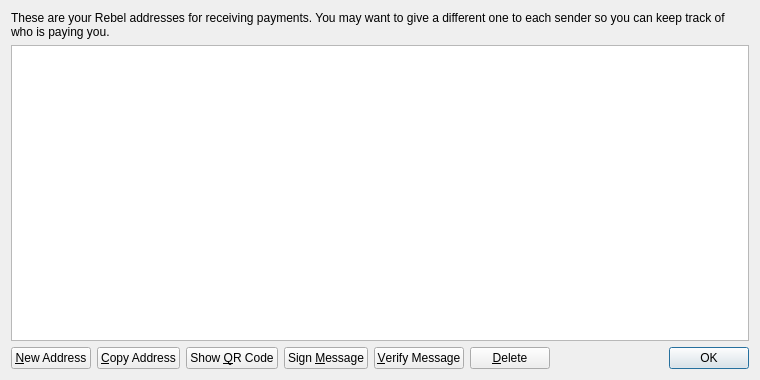
<?xml version="1.0" encoding="UTF-8"?>
<ui version="4.0">
 <class>AddressBookPage</class>
 <widget class="QWidget" name="AddressBookPage">
  <property name="geometry">
   <rect>
    <x>0</x>
    <y>0</y>
    <width>760</width>
    <height>380</height>
   </rect>
  </property>
  <property name="windowTitle">
   <string>Address Book</string>
  </property>
  <layout class="QVBoxLayout" name="verticalLayout">
   <item>
    <widget class="QLabel" name="labelExplanation">
     <property name="text">
      <string>These are your Rebel addresses for receiving payments. You may want to give a different one to each sender so you can keep track of who is paying you.</string>
     </property>
     <property name="textFormat">
      <enum>Qt::PlainText</enum>
     </property>
     <property name="wordWrap">
      <bool>true</bool>
     </property>
    </widget>
   </item>
   <item>
    <widget class="QTableView" name="tableView">
     <property name="contextMenuPolicy">
      <enum>Qt::CustomContextMenu</enum>
     </property>
     <property name="toolTip">
      <string>Double-click to edit address or label</string>
     </property>
     <property name="tabKeyNavigation">
      <bool>false</bool>
     </property>
     <property name="alternatingRowColors">
      <bool>true</bool>
     </property>
     <property name="selectionMode">
      <enum>QAbstractItemView::SingleSelection</enum>
     </property>
     <property name="selectionBehavior">
      <enum>QAbstractItemView::SelectRows</enum>
     </property>
     <property name="sortingEnabled">
      <bool>true</bool>
     </property>
     <attribute name="verticalHeaderVisible">
      <bool>false</bool>
     </attribute>
    </widget>
   </item>
   <item>
    <layout class="QHBoxLayout" name="horizontalLayout">
     <item>
      <widget class="QPushButton" name="newAddressButton">
       <property name="toolTip">
        <string>Create a new address</string>
       </property>
       <property name="text">
        <string>&amp;New Address</string>
       </property>
       <property name="icon">
        <iconset resource="../bitcoin.qrc">
         <normaloff>:/icons/add</normaloff>:/icons/add</iconset>
       </property>
      </widget>
     </item>
     <item>
      <widget class="QPushButton" name="copyToClipboard">
       <property name="toolTip">
        <string>Copy the currently selected address to the system clipboard</string>
       </property>
       <property name="text">
        <string>&amp;Copy Address</string>
       </property>
       <property name="icon">
        <iconset resource="../bitcoin.qrc">
         <normaloff>:/icons/editcopy</normaloff>:/icons/editcopy</iconset>
       </property>
      </widget>
     </item>
     <item>
      <widget class="QPushButton" name="showQRCode">
       <property name="text">
        <string>Show &amp;QR Code</string>
       </property>
       <property name="icon">
        <iconset resource="../bitcoin.qrc">
         <normaloff>:/icons/qrcode</normaloff>:/icons/qrcode</iconset>
       </property>
      </widget>
     </item>
     <item>
      <widget class="QPushButton" name="signMessage">
       <property name="toolTip">
        <string>Sign a message to prove you own a Rebel address</string>
       </property>
       <property name="text">
        <string>Sign &amp;Message</string>
       </property>
       <property name="icon">
        <iconset resource="../bitcoin.qrc">
         <normaloff>:/icons/edit</normaloff>:/icons/edit</iconset>
       </property>
      </widget>
     </item>
     <item>
      <widget class="QPushButton" name="verifyMessage">
       <property name="toolTip">
        <string>Verify a message to ensure it was signed with a specified Rebel address</string>
       </property>
       <property name="text">
        <string>&amp;Verify Message</string>
       </property>
       <property name="icon">
        <iconset resource="../bitcoin.qrc">
         <normaloff>:/icons/transaction_0</normaloff>:/icons/transaction_0</iconset>
       </property>
      </widget>
     </item>
     <item>
      <widget class="QPushButton" name="deleteButton">
       <property name="toolTip">
        <string>Delete the currently selected address from the list</string>
       </property>
       <property name="text">
        <string>&amp;Delete</string>
       </property>
       <property name="icon">
        <iconset resource="../bitcoin.qrc">
         <normaloff>:/icons/remove</normaloff>:/icons/remove</iconset>
       </property>
      </widget>
     </item>
     <item>
      <spacer name="horizontalSpacer">
       <property name="orientation">
        <enum>Qt::Horizontal</enum>
       </property>
       <property name="sizeHint" stdset="0">
        <size>
         <width>40</width>
         <height>20</height>
        </size>
       </property>
      </spacer>
     </item>
     <item>
      <widget class="QDialogButtonBox" name="buttonBox">
       <property name="sizePolicy">
        <sizepolicy hsizetype="Maximum" vsizetype="Fixed">
         <horstretch>0</horstretch>
         <verstretch>0</verstretch>
        </sizepolicy>
       </property>
       <property name="standardButtons">
        <set>QDialogButtonBox::Ok</set>
       </property>
      </widget>
     </item>
    </layout>
   </item>
  </layout>
 </widget>
 <resources>
  <include location="../bitcoin.qrc"/>
 </resources>
 <connections/>
</ui>
